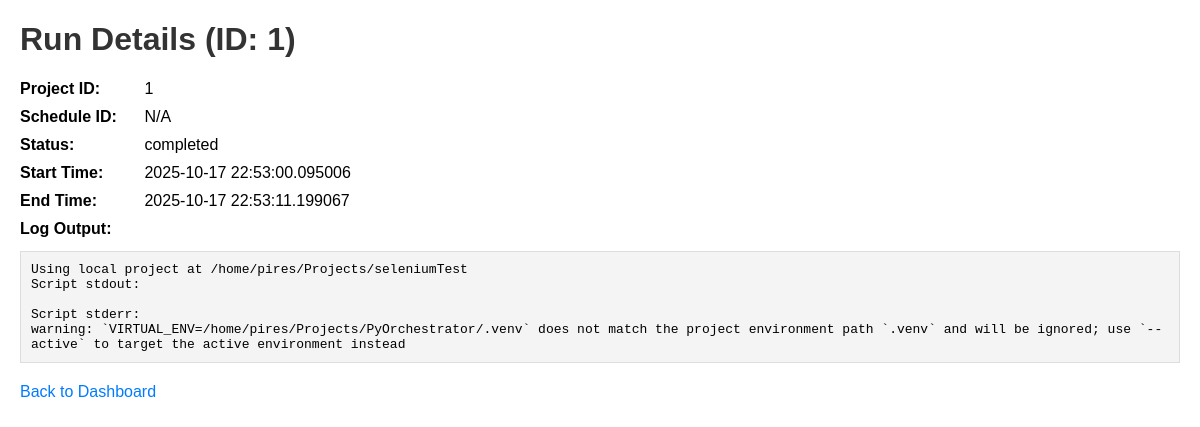
Screenshot of /runs/1 with the database file from the repository.
### app/models/run.py (models this page shows)
class Run(Base):
    __tablename__ = "runs"
    id = Column(Integer, primary_key=True, index=True)
    project_id = Column(Integer, ForeignKey("projects.id"))
    schedule_id = Column(Integer, ForeignKey("schedules.id"), nullable=True)
    start_time = Column(DateTime, default=datetime.now)
    end_time = Column(DateTime, nullable=True)
    status = Column(String, default="pending") # pending, running, completed, failed
    log_output = Column(String, nullable=True)
    project = relationship("Project", back_populates="runs")
    schedule = relationship("Schedule", back_populates="runs")

### app/main.py (the view)
@app.get("/runs/{run_id}", response_class=HTMLResponse)
async def run_detail(request: Request, run_id: int, db: Session = Depends(get_db)):
    run = crud_run.get_run(db, run_id=run_id)
    if run is None:
        raise HTTPException(status_code=404, detail="Run not found")
    return templates.TemplateResponse("run_detail.html", {"request": request, "run": run})

### templates/run_detail.html (shortened to what this page needs)
<!DOCTYPE html>
<html>
<head>
</head>
<body>
    <h1>Run Details (ID: {{ run.id }})</h1>
    <div><strong>Project ID:</strong> {{ run.project_id }}</div>
    <div><strong>Schedule ID:</strong> {{ run.schedule_id if run.schedule_id else 'N/A' }}</div>
    <div><strong>Status:</strong> {{ run.status }}</div>
    <div><strong>Start Time:</strong> {{ run.start_time }}</div>
    <div><strong>End Time:</strong> {{ run.end_time if run.end_time else 'N/A' }}</div>
    <div><strong>Log Output:</strong></div>
    <pre>{{ run.log_output if run.log_output else 'No log output' }}</pre>
    <a href="/" class="back-link">Back to Dashboard</a>
</body>
</html>

### templates/run_detail.html (style rules this page uses)
body { font-family: Arial, sans-serif; margin: 20px; }
h1 { color: #333; }
div { margin-bottom: 10px; }
strong { display: inline-block; width: 120px; }
pre { background-color: #f4f4f4; padding: 10px; border: 1px solid #ddd; white-space: pre-wrap; word-wrap: break-word; }
.back-link { display: block; margin-top: 20px; color: #007bff; text-decoration: none; }

### rows the page displays
Run: id "1", project_id "1", status "completed", start_time "2025-10-17 22:53:00.095006", end_time "2025-10-17 22:53:11.199067", log_output "Using local project at /home/pires/Projects/seleniumTest Script stdout: Script stderr: warning: `VIRTUAL_ENV=/home/pires/Projects/PyOrchestrator/.venv` does not match the project environment path `.venv` and will be ignored; use `--active` to target the active environment instead"

### other values shown
{{ run.schedule_id if run.schedule_id else 'N/A' }} "N/A"
